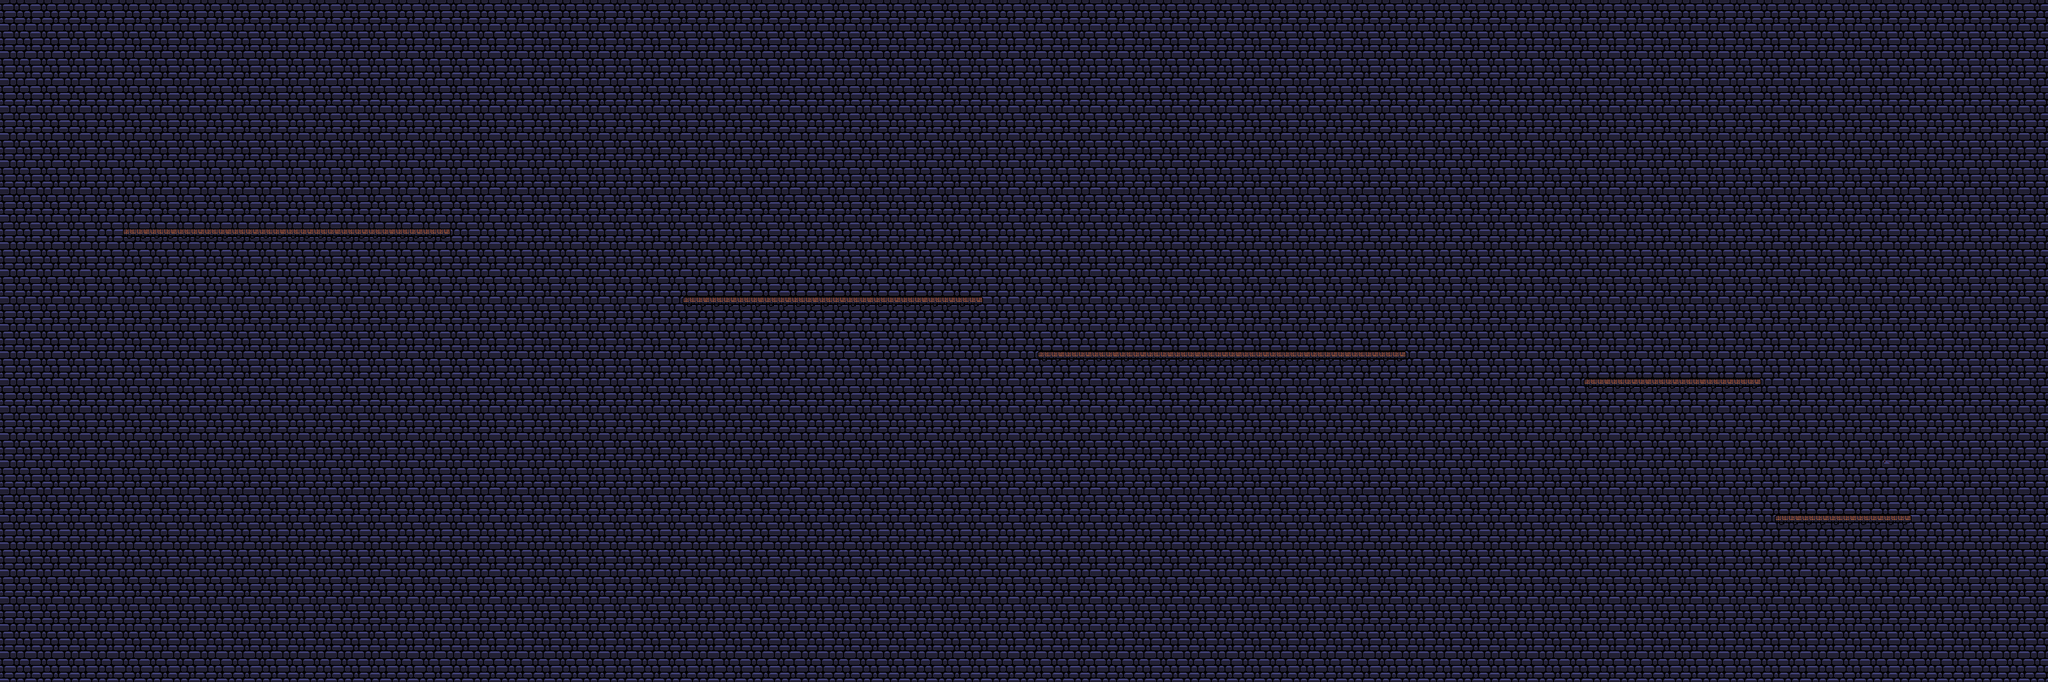

The image is a tile-based game level rendered from a .tmx file. Its description and source (layers, tilesets, objects; grid data summarised) follow:
An orthogonal 150x50 tile map with 16x16 px tiles, 3 tile layers (Tile Layer 1, Tile Layer 2, Tile Layer 3).

<map version="1.0" tiledversion="2017.09.27" orientation="orthogonal" renderorder="right-down" width="150" height="50" tilewidth="16" tileheight="16" infinite="0" nextobjectid="1">
 <tileset firstgid="1" source="MidtermTileset.tsx" />
 <layer name="Tile Layer 1" width="150" height="50">
  <data>[7500 cells, 7500 non-empty, 8 distinct tile ids]</data>
 </layer>
 <layer name="Tile Layer 2" width="150" height="50">
  <data>[7500 cells, 206 non-empty, 17 distinct tile ids]</data>
 </layer>
 <layer name="Tile Layer 3" width="150" height="50">
  <data>[7500 cells, 163 non-empty, 2 distinct tile ids]</data>
 </layer>
</map>
